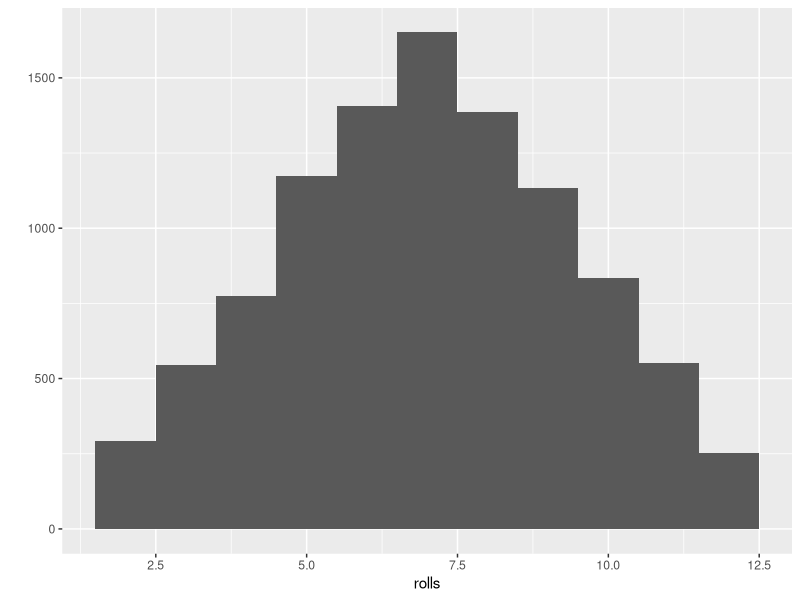
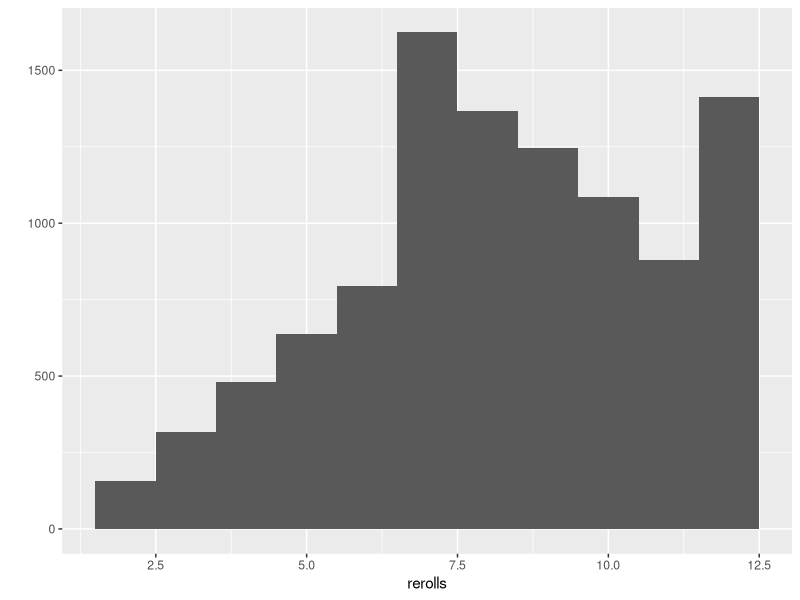

Write the R code that produced these figures, in order.
## ---- chunk 1
knitr::opts_chunk$set(echo = TRUE)
## ---- chunk 2
library(tidyverse)
library(here)

## ---- chunk 3
die <- 1:6

#standard element-wise mulitplcation (this means shorter vectors will be recyled in order to produce results if vectors are of uneven lengths)
die * die

#For traditional matrix based inner multiplicaiton use "%*%"
die %*% die

#For traditional matrix based outer multiplication use "%o%"
die %o% die

## ---- chunk 4
# sample twice from the vector die but is there replacement? NO!
sample(x = die, size = 2)

args(sample)

sample(x = die, size = 2, replace = TRUE)

roll <- function(){
  die <- 1:6
  dice <- sample(die, size = 2, replace = TRUE)
  sum(dice)
}

roll2 <- function(bones = 1:6){
  dice <- sample(bones, size = 2, replace = TRUE)
  sum(dice)
  
}

## ---- chunk 5

replicate(10, roll())

rolls <- replicate(10000, roll())
qplot(rolls, binwidth = 1)

reroll <- function(m = 1:6){
  dice <- sample(m, size = 2, replace = TRUE,
                 prob = c(1/8, 1/8, 1/8, 1/8, 1/8, 3/8))
  sum(dice)
}

rerolls <-  replicate(10000, reroll())
qplot(rerolls, binwidth = 1)

